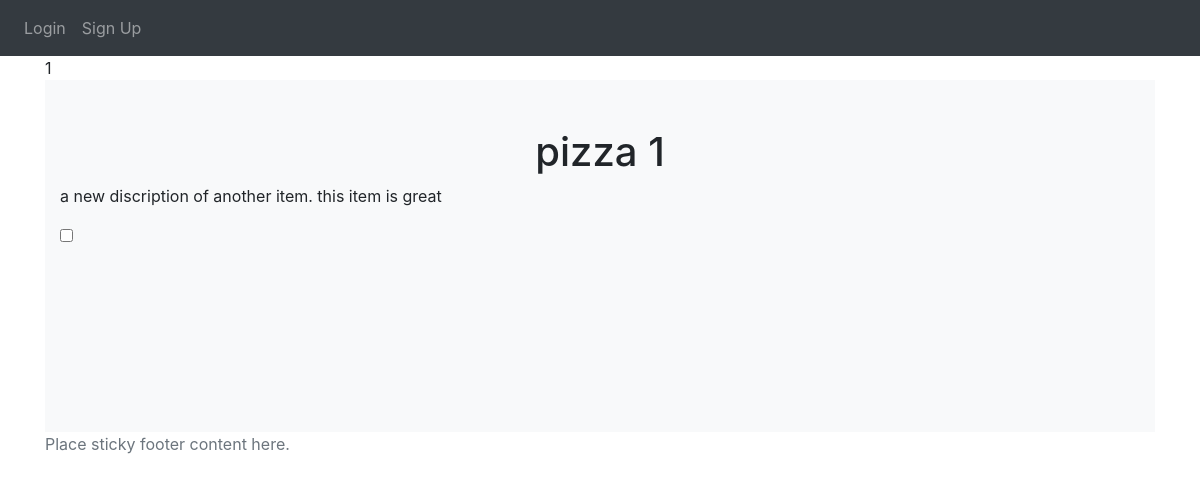
/item/1, run on an earlier commit of the app's database.
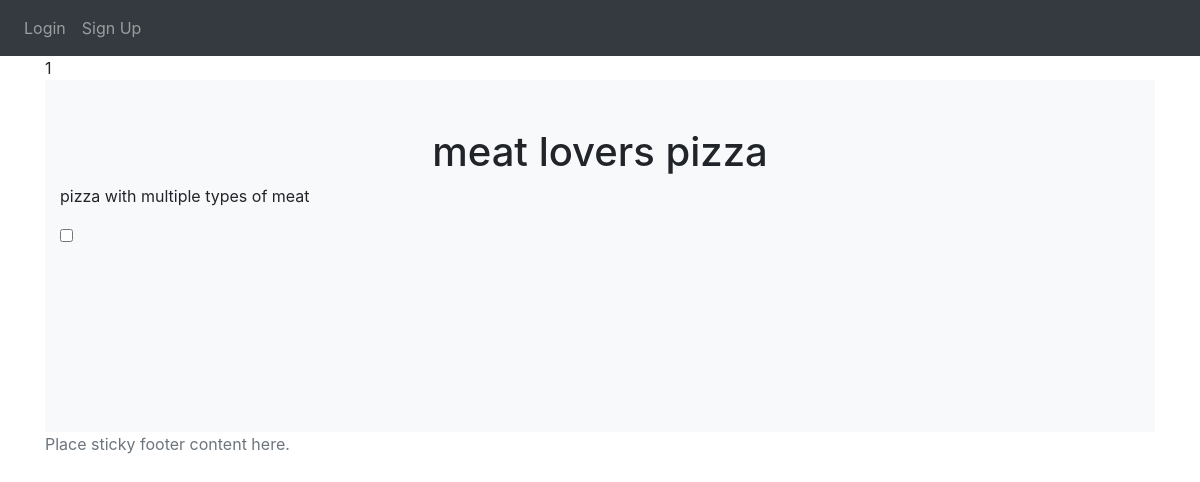
And on a later commit of the database.
### website/models.py (models this page shows)
class Items(db.Model):
    id = db.Column(db.Integer, primary_key=True)
    quantity = db.Column(db.Integer)
    price = db.Column(db.Integer)
    option1price = db.Column(db.Integer)
    option2price = db.Column(db.Integer)
    name = db.Column(db.String(150))
    option1Name = db.Column(db.String(150))
    option2Name = db.Column(db.String(150))
    description = db.Column(db.String(500))
    option1Description = db.Column(db.String(500))
    option2Description = db.Column(db.String(500))
    item_image = db.Column(db.String(40))

### website/views.py (the view)
@views.route('/item/<int:id>', methods=['GET', 'POST'])
def item(id):
  if request.method == 'POST':
    name = request.form.get('name')
    price = request.form.get('price')
    quantity = request.form.get('quantity')
    cart_item = Cart(name=name, price=price, quantity=quantity)
    db.session.add(cart_item)
    db.session.commit()
    flash('Added to cart!', category='success')
    return redirect(url_for('views.cart'))
  else:
    rows = Cart.query.filter(Cart.id).count()
    return render_template('item.html', user=current_user, current_item=get_items()[id-1], rows = rows)

### website/views.py (called while the page is built)
def get_items():
  ids = [id[0] for id in Items.query.with_entities(Items.id).all()] # fixed
  test_items = []
  for id in ids:
    item = Items.query.filter_by(id=id).first()
    grabber = {'id': 0, 'name': '', 'price': 0, 'desc': '', 'img': '', 'toppings': ['']}
    grabber['id'] = item.id
    grabber['name'] = item.name
    grabber['price'] = item.price
    grabber['desc'] = item.description
    grabber['img'] = item.item_image
    test_items.append(grabber)
  return test_items

### website/templates/item.html (shortened to what this page needs)
{% extends "base.html" %} {% block title %}Item{% endblock %}
{% block content%}
{{current_item.id}}
<div class="album py-5 bg-light">
    <h1 align="center">{{ current_item.name }}</h1>
    <div class="container">
        <p>{{ current_item.desc }}</p>
        <p>
          {% for topping in current_item.toppings %}
          <input type="checkbox" id="id_{{topping}}" name="toppings" value="{{topping}}">
          <label for="id_{{topping}}">{{ topping }}</label><br>
          {% endfor %}
        </p>
        <form method="POST">
          <div class="form-group">
          </div>
          <div class="form-group">
          </div>
          <div class="form-group">
          </div>
      </form>
    </div>
</div>
{% endblock %}

What changed in the data, as far as the page shows it:
changed Items: name "pizza 1" → "meat lovers pizza"; desc "a new discription of another item. this item is great" → "pizza with multiple types of meat"
